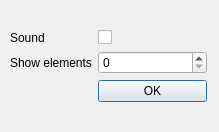
<?xml version="1.0" encoding="UTF-8"?>
<ui version="4.0">
 <class>Settings</class>
 <widget class="QDialog" name="Settings">
  <property name="geometry">
   <rect>
    <x>0</x>
    <y>0</y>
    <width>219</width>
    <height>132</height>
   </rect>
  </property>
  <property name="minimumSize">
   <size>
    <width>219</width>
    <height>132</height>
   </size>
  </property>
  <property name="maximumSize">
   <size>
    <width>219</width>
    <height>132</height>
   </size>
  </property>
  <property name="windowTitle">
   <string>Settings</string>
  </property>
  <widget class="QLabel" name="label">
   <property name="geometry">
    <rect>
     <x>0</x>
     <y>160</y>
     <width>231</width>
     <height>20</height>
    </rect>
   </property>
   <property name="text">
    <string/>
   </property>
  </widget>
  <widget class="QWidget" name="formLayoutWidget">
   <property name="geometry">
    <rect>
     <x>10</x>
     <y>10</y>
     <width>197</width>
     <height>251</height>
    </rect>
   </property>
   <layout class="QFormLayout" name="formLayout">
    <property name="fieldGrowthPolicy">
     <enum>QFormLayout::AllNonFixedFieldsGrow</enum>
    </property>
    <item row="0" column="0">
     <widget class="QLabel" name="label_2">
      <property name="text">
       <string/>
      </property>
     </widget>
    </item>
    <item row="1" column="0">
     <widget class="QLabel" name="soundLabel">
      <property name="text">
       <string>Sound</string>
      </property>
     </widget>
    </item>
    <item row="1" column="1">
     <widget class="QCheckBox" name="soundCheckBox">
      <property name="enabled">
       <bool>true</bool>
      </property>
     </widget>
    </item>
    <item row="2" column="0">
     <widget class="QLabel" name="showElementsLabel">
      <property name="text">
       <string>Show elements</string>
      </property>
     </widget>
    </item>
    <item row="2" column="1">
     <widget class="QSpinBox" name="showElementsSpinBox"/>
    </item>
    <item row="3" column="1">
     <widget class="QPushButton" name="bOk">
      <property name="text">
       <string>OK</string>
      </property>
     </widget>
    </item>
   </layout>
  </widget>
 </widget>
 <resources/>
 <connections/>
</ui>
